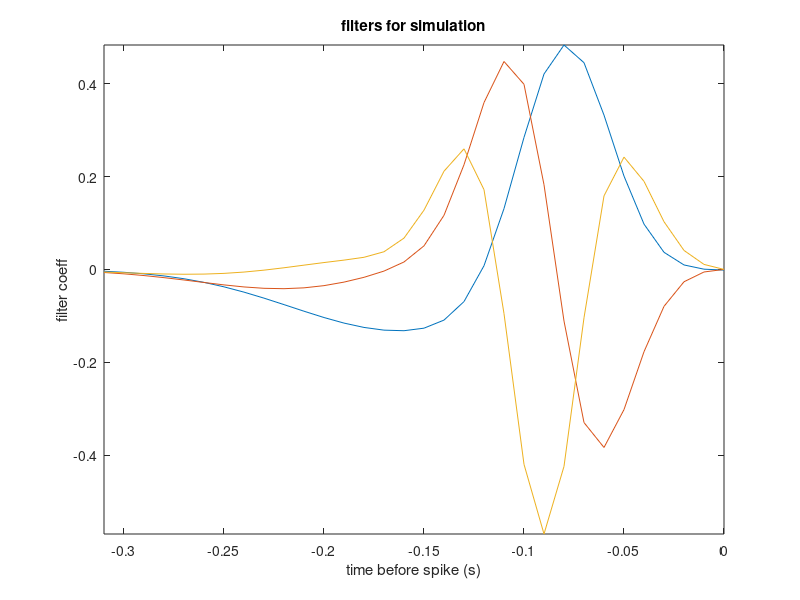

This figure's MATLAB source: (Note: this script raises an error after producing the figure.)
% tutorial1_MID_tfilter.m
%
% Tutorial script for illustrating MID estimator code for neuron with
% purely temporal stimulus

addpath code_LNPfitting
addpath nlfuns;
addpath code_iSTAC

% 0. Set up Linear-Nonlinear-Poisson (LNP) model neuron 
nkt = 32;           % number of time bins in filter
tk = (-nkt+1:0)'; % vector of time indices (in units of stim frames)
dtSim = .01; % bin size for representing time (here => 100 Hz frame rate)
ttk = tk*dtSim;

% Make some fake filters 
filt1 = exp(-((tk+nkt/4)/(nkt/10)).^2)-.25*exp(-((tk+nkt/2)/(nkt/4)).^2); % difference of Gaussians
filt1 = filt1./norm(filt1);  %normalize

filt2 = [diff(filt1); 0];  % 2nd filter
filt2 = filt2./norm(filt2); % normalize

filt3 = [diff(filt2); 0];  % 3rd filter
filt3 = filt3./norm(filt3); % normalize

% Plot these filters
plot(ttk, [filt1 filt2 filt3]);  
title('filters for simulation');
xlabel('time before spike (s)'); ylabel('filter coeff');
axis tight;

%% 1.  Simulate data from LNP neuron

% Create stimulus 
slen = 20000;   % Stimulus length (Better convergence w/ longer stimulus)
Stim = randn(slen,1);
Stim = conv2(Stim,normpdf(-3:3,0,1)','same'); % smooth stimulus
RefreshRate = 100; % refresh rate

% Convolve stimulus with filters
f1 = sameconv(Stim,filt1);
f2 = sameconv(Stim,filt2);
f3 = sameconv(Stim,filt3);

% Compute output of nonlinearity
softrect = @(x)(log(1+exp(x))); % soft-rectification function
fnlin = @(x1,x2,x3)(softrect(120./(1+exp(x1-1))+10*x2.^2+5*(x3).^2-80));
lam = fnlin(f1,f2,f3);

%  Simulate spike train
dtSim = 100; % in Hz
spikes = poissrnd(lam/RefreshRate); % generate spikes


%% 2. Divide into training and test datasets

trainfrac = .8; % fraction of data to set aside as "test data"
slen_tr = round(trainfrac*slen); % length of training dataset
slen_test = slen-slen;  % length of test dataset
    
% Set training data
Stim_tr = Stim(1:slen_tr,:);
sps_tr = spikes(1:slen_tr,:);

% Set test data
Stim_test = Stim(slen_tr+1:end,:);
sps_test = spikes(slen_tr+1:end,:);

nsp = sum(sps_tr);
fprintf('Number of spikes in training dataset: %d\n', nsp);
    

%% 3. Compute first iSTAC filter

% Compute STA and STC
fprintf('Computing STA and STC...\n');
[sta,stc,rawmu,rawcov] = simpleSTC(Stim,spikes,nkt);

% Compute first iSTAC filter 
nfilters = 1;  % 
condthresh = 0.05; % threshold on condition number (for pruning low-variance stimulus axes)
fprintf('Computing top iSTAC filter...\n');
filt0 = compiSTAC(sta,stc,rawmu,rawcov,nfilters,condthresh);

% Initialize struct for MID fitting of LNP model
mask = [];  % use all training data
gg0 = makeFittingStruct_LNP(filt0,RefreshRate,mask); % create LNP fitting structure


%% 4. Set up temporal basis for representing MID filters

% Set parameters for temporal basis and inspect accuracy of reconstruction
ktbasprs.neye = 0; % number of "identity"-like basis vectors
ktbasprs.ncos = 10; % number of raised cosine basis vectors
ktbasprs.kpeaks = [0 nkt/2+3]; % location of 1st and last basis vector bump
ktbasprs.b = 2.5; % determines how nonlinearly to stretch basis (higher => more linear)
[ktbas, ktbasis] = makeBasis_StimKernel(ktbasprs, nkt); % make basis
filtprs_basis = (ktbas\filt0);  % filter represented in new basis
filt_basis = ktbas*filtprs_basis;

% Insert filter into new fitting struct
gg0.k = filt_basis; % filter
gg0.kt = filtprs_basis; % filter coefficients (in temporal basis)
gg0.ktbas = ktbas; % temporal basis
gg0.ktbasprs = ktbasprs;  % parameters that define the temporal basis

% Plot iSTAC vs. best reconstruction in temporal basis
subplot(211); % ----
plot(ttk,ktbasis); xlabel('time bin'); title('temporal basis'); axis tight;
subplot(212); % ----
plot(ttk,filt0,'b',ttk,filt_basis,'r--'); axis tight; title('iSTAC filter vs. basis fit');


%% 5.  Now estimate filters using MID estimator with RBF nonlinearity

fstruct.nfuncs = 3; % number of basis functions for nonlinearity
fstruct.epprob = [0, 1]; % cumulative probability outside outermost basis function peaks
fstruct.nloutfun = @logexp1;  % log(1+exp(x)) % nonlinear stretching function

fprintf('Computing MID estimator, 1-filter model\n');
%[gg0,negL0_tr] = fitNlin_CBFs(gg0,Stim_tr,sps_tr,fstruct); % estimate nonparametric nonlinearity
[gg0r,negL0r_tr] = fitNlin_RBFs(gg0,Stim_tr,sps_tr,fstruct); % estimate RBF nonlinearity (should be identical)
    

